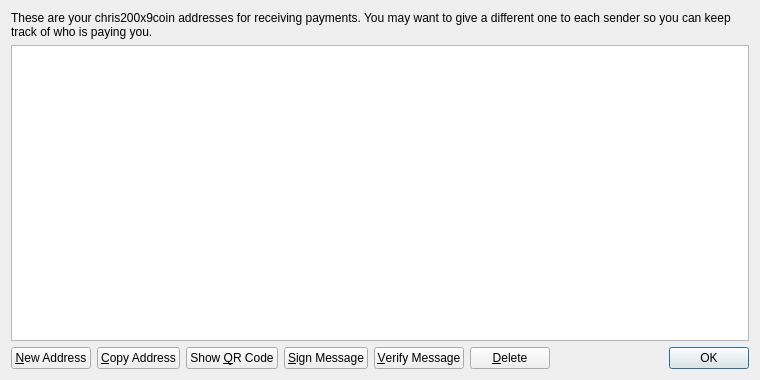
<?xml version="1.0" encoding="UTF-8"?>
<ui version="4.0">
 <class>AddressBookPage</class>
 <widget class="QWidget" name="AddressBookPage">
  <property name="geometry">
   <rect>
    <x>0</x>
    <y>0</y>
    <width>760</width>
    <height>380</height>
   </rect>
  </property>
  <property name="windowTitle">
   <string>Address Book</string>
  </property>
  <layout class="QVBoxLayout" name="verticalLayout">
   <item>
    <widget class="QLabel" name="labelExplanation">
     <property name="text">
      <string>These are your chris200x9coin addresses for receiving payments. You may want to give a different one to each sender so you can keep track of who is paying you.</string>
     </property>
     <property name="textFormat">
      <enum>Qt::PlainText</enum>
     </property>
     <property name="wordWrap">
      <bool>true</bool>
     </property>
    </widget>
   </item>
   <item>
    <widget class="QTableView" name="tableView">
     <property name="contextMenuPolicy">
      <enum>Qt::CustomContextMenu</enum>
     </property>
     <property name="toolTip">
      <string>Double-click to edit address or label</string>
     </property>
     <property name="tabKeyNavigation">
      <bool>false</bool>
     </property>
     <property name="alternatingRowColors">
      <bool>true</bool>
     </property>
     <property name="selectionMode">
      <enum>QAbstractItemView::SingleSelection</enum>
     </property>
     <property name="selectionBehavior">
      <enum>QAbstractItemView::SelectRows</enum>
     </property>
     <property name="sortingEnabled">
      <bool>true</bool>
     </property>
     <attribute name="verticalHeaderVisible">
      <bool>false</bool>
     </attribute>
    </widget>
   </item>
   <item>
    <layout class="QHBoxLayout" name="horizontalLayout">
     <item>
      <widget class="QPushButton" name="newAddressButton">
       <property name="toolTip">
        <string>Create a new address</string>
       </property>
       <property name="text">
        <string>&amp;New Address</string>
       </property>
       <property name="icon">
        <iconset resource="../bitcoin.qrc">
         <normaloff>:/icons/add</normaloff>:/icons/add</iconset>
       </property>
      </widget>
     </item>
     <item>
      <widget class="QPushButton" name="copyToClipboard">
       <property name="toolTip">
        <string>Copy the currently selected address to the system clipboard</string>
       </property>
       <property name="text">
        <string>&amp;Copy Address</string>
       </property>
       <property name="icon">
        <iconset resource="../bitcoin.qrc">
         <normaloff>:/icons/editcopy</normaloff>:/icons/editcopy</iconset>
       </property>
      </widget>
     </item>
     <item>
      <widget class="QPushButton" name="showQRCode">
       <property name="text">
        <string>Show &amp;QR Code</string>
       </property>
       <property name="icon">
        <iconset resource="../bitcoin.qrc">
         <normaloff>:/icons/qrcode</normaloff>:/icons/qrcode</iconset>
       </property>
      </widget>
     </item>
     <item>
      <widget class="QPushButton" name="signMessage">
       <property name="toolTip">
        <string>Sign a message to prove you own a Bitcoin address</string>
       </property>
       <property name="text">
        <string>&amp;Sign Message</string>
       </property>
       <property name="icon">
        <iconset resource="../bitcoin.qrc">
         <normaloff>:/icons/edit</normaloff>:/icons/edit</iconset>
       </property>
      </widget>
     </item>
     <item>
      <widget class="QPushButton" name="verifyMessage">
       <property name="toolTip">
        <string>Verify a message to ensure it was signed with a specified Bitcoin address</string>
       </property>
       <property name="text">
        <string>&amp;Verify Message</string>
       </property>
       <property name="icon">
        <iconset resource="../bitcoin.qrc">
         <normaloff>:/icons/transaction_0</normaloff>:/icons/transaction_0</iconset>
       </property>
      </widget>
     </item>
     <item>
      <widget class="QPushButton" name="deleteButton">
       <property name="toolTip">
        <string>Delete the currently selected address from the list. Only sending addresses can be deleted.</string>
       </property>
       <property name="text">
        <string>&amp;Delete</string>
       </property>
       <property name="icon">
        <iconset resource="../bitcoin.qrc">
         <normaloff>:/icons/remove</normaloff>:/icons/remove</iconset>
       </property>
      </widget>
     </item>
     <item>
      <spacer name="horizontalSpacer">
       <property name="orientation">
        <enum>Qt::Horizontal</enum>
       </property>
       <property name="sizeHint" stdset="0">
        <size>
         <width>40</width>
         <height>20</height>
        </size>
       </property>
      </spacer>
     </item>
     <item>
      <widget class="QDialogButtonBox" name="buttonBox">
       <property name="sizePolicy">
        <sizepolicy hsizetype="Maximum" vsizetype="Fixed">
         <horstretch>0</horstretch>
         <verstretch>0</verstretch>
        </sizepolicy>
       </property>
       <property name="standardButtons">
        <set>QDialogButtonBox::Ok</set>
       </property>
      </widget>
     </item>
    </layout>
   </item>
  </layout>
 </widget>
 <resources>
  <include location="../bitcoin.qrc"/>
 </resources>
 <connections/>
</ui>
